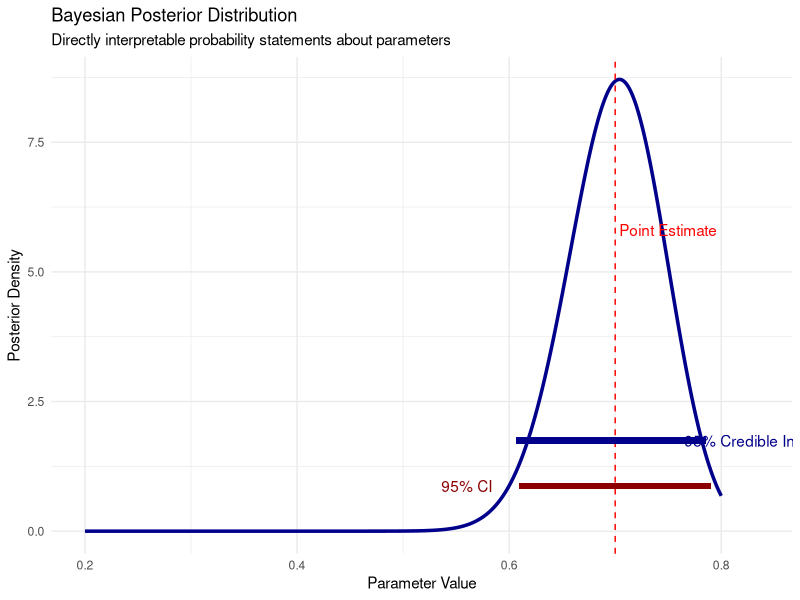
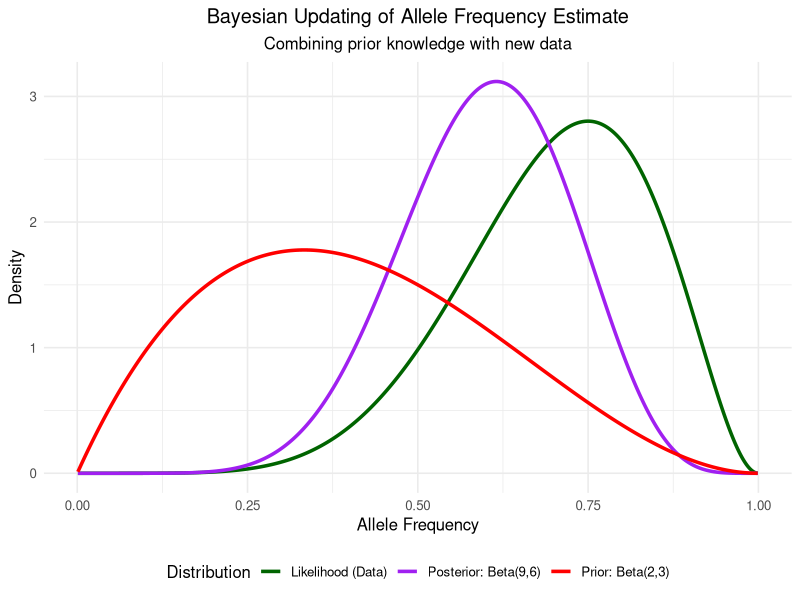
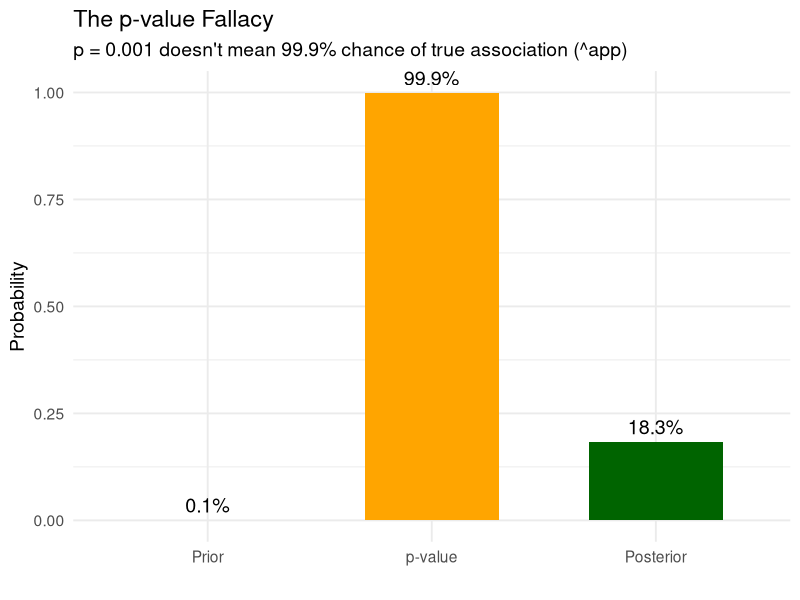
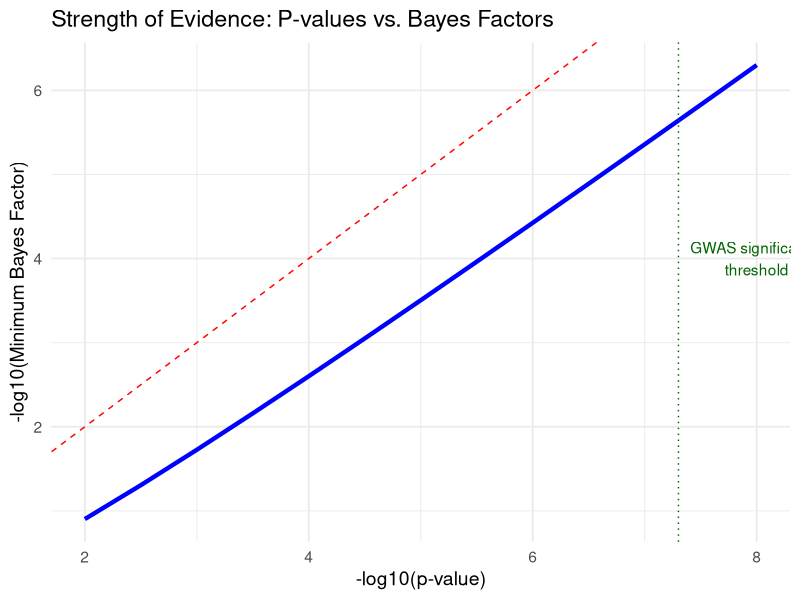
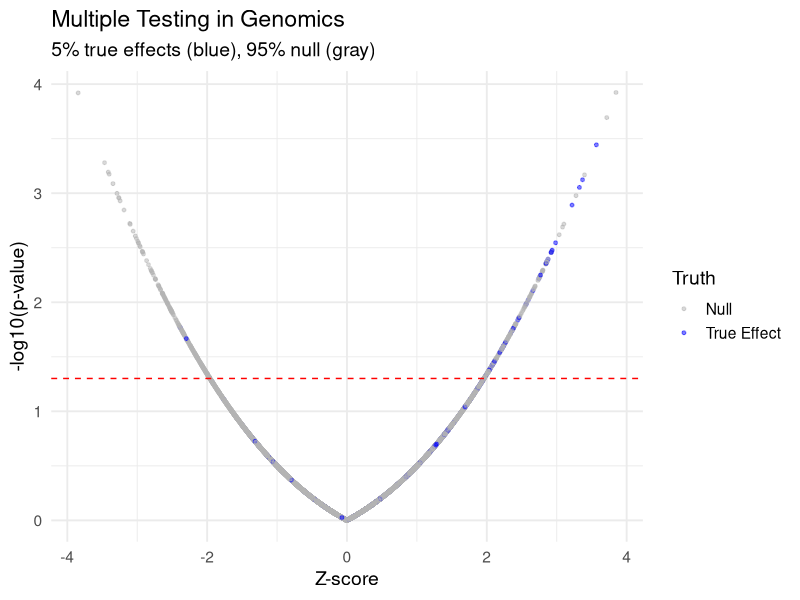
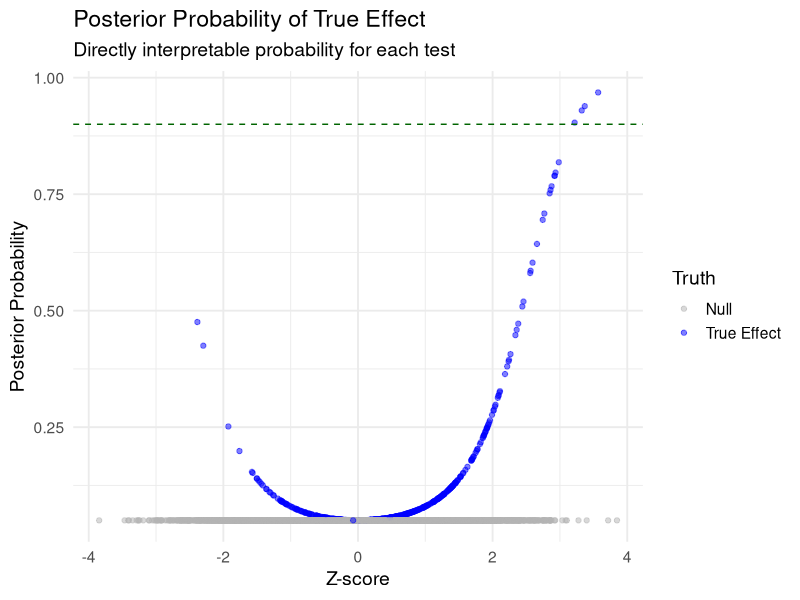
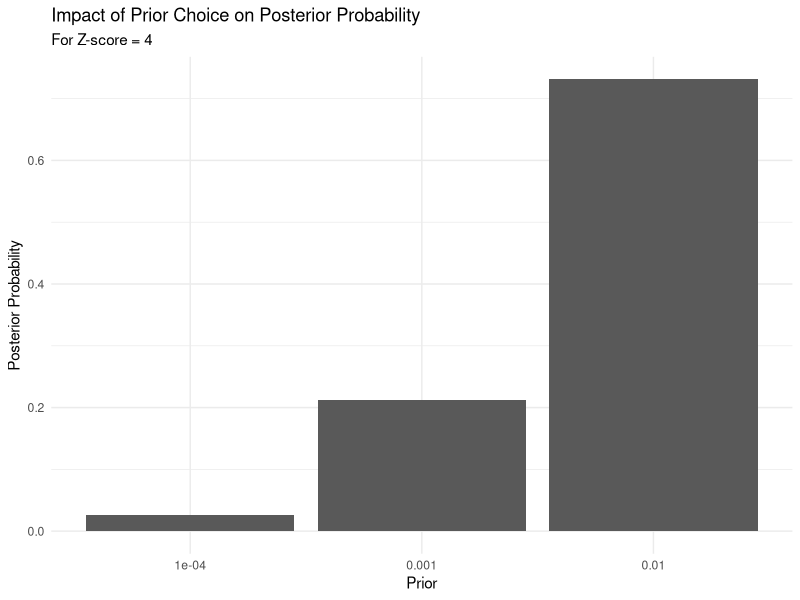
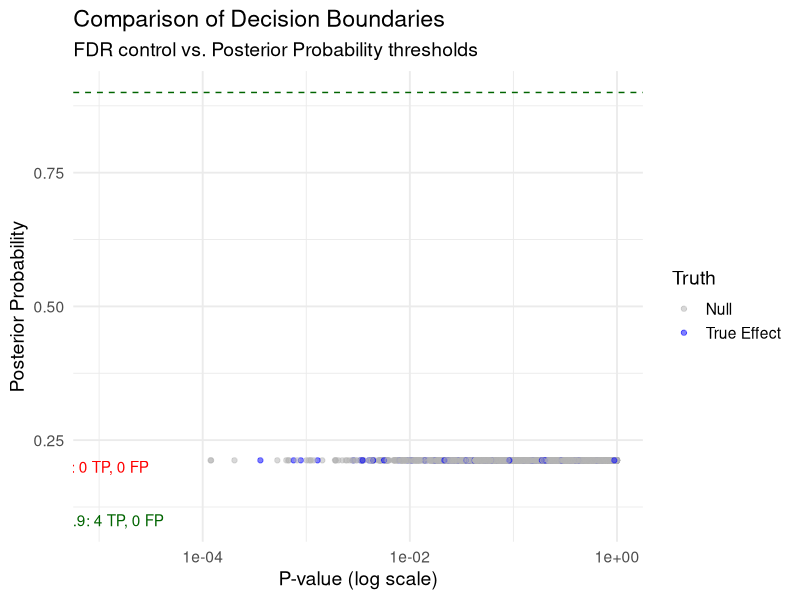

The R script that drew these images, in order:
## ---- chunk 1
# Load necessary packages
library(tidyverse)
library(ggplot2)
library(reshape2)
library(viridis)
library(gtools)     # For Dirichlet distribution
library(gridExtra)  # For arranging plots

# Set a clean theme for all plots
theme_set(theme_minimal(base_size = 12) + 
          theme(plot.title = element_text(hjust = 0.5),
                plot.subtitle = element_text(hjust = 0.5)))

# Set seed for reproducibility
set.seed(42)
## ---- chunk 2
# Create example data for frequentist vs Bayesian comparison
x <- seq(0.2, 0.8, length = 1000)

# Bayesian posterior (beta distribution)
post_y <- dbeta(x, 70, 30)

# Create data frame for plotting
plot_data <- data.frame(
  x = x,
  y = post_y
)

# Point estimate
point_est <- 0.7
ci_lower <- 0.61
ci_upper <- 0.79
cred_lower <- qbeta(0.025, 70, 30)
cred_upper <- qbeta(0.975, 70, 30)

# Get maximum y value for annotation positioning
max_y_val <- max(plot_data$y)

# Plot
ggplot(plot_data, aes(x = x, y = y)) +
  geom_line(size = 1.2, color = "darkblue") +
  geom_vline(xintercept = point_est, color = "red", linetype = "dashed") +
  geom_segment(aes(x = ci_lower, xend = ci_upper, y = max_y_val/10, yend = max_y_val/10), 
               color = "darkred", size = 2) +
  geom_segment(aes(x = cred_lower, xend = cred_upper, y = max_y_val/5, yend = max_y_val/5), 
               color = "darkblue", size = 2) +
  annotate("text", x = point_est + 0.05, y = max_y_val/1.5, 
           label = "Point Estimate", color = "red") +
  annotate("text", x = ci_lower - 0.05, y = max_y_val/10, 
           label = "95% CI", color = "darkred") +
  annotate("text", x = cred_upper + 0.05, y = max_y_val/5, 
           label = "95% Credible Interval", color = "darkblue") +
  labs(title = "Bayesian Posterior Distribution",
       subtitle = "Directly interpretable probability statements about parameters",
       x = "Parameter Value", 
       y = "Posterior Density") +
  theme_minimal()
## ---- chunk 3
# Create data for three distributions
x <- seq(0.001, 0.999, length = 1000)
prior <- data.frame(x = x, y = dbeta(x, 2, 3), Distribution = "Prior: Beta(2,3)")
likelihood <- data.frame(x = x, y = dbeta(x, 7, 3), Distribution = "Likelihood (Data)")
posterior <- data.frame(x = x, y = dbeta(x, 9, 6), Distribution = "Posterior: Beta(9,6)")

# Combine data
all_distributions <- rbind(prior, likelihood, posterior)

# Plot all three distributions
ggplot(all_distributions, aes(x = x, y = y, color = Distribution)) +
  geom_line(size = 1.2) +
  scale_color_manual(values = c("darkgreen", "purple", "red")) +
  labs(title = "Bayesian Updating of Allele Frequency Estimate",
       subtitle = "Combining prior knowledge with new data",
       x = "Allele Frequency", 
       y = "Density") +
  theme(legend.position = "bottom")
## ---- chunk 4
# Parameters
prior_prob <- 1/1000  # Prior probability of true association
p_value <- 0.001      # Observed p-value

# Convert p-value to z-score
z <- qnorm(p_value/2, lower.tail = FALSE)

# Calculate Bayes factor (approximate)
bf <- exp(z^2/2)

# Calculate posterior probability
posterior <- (prior_prob * bf) / (prior_prob * bf + (1 - prior_prob))

# Create data for visualization
df <- data.frame(
  Stage = factor(c("Prior", "p-value", "Posterior"), 
                levels = c("Prior", "p-value", "Posterior")),
  Probability = c(prior_prob, 1-p_value, posterior),
  Label = c(paste0(round(prior_prob*100, 2), "%"), 
           paste0(round((1-p_value)*100, 1), "%"), 
           paste0(round(posterior*100, 1), "%"))
)

# Create plot
ggplot(df, aes(x = Stage, y = Probability)) +
  geom_bar(stat = "identity", fill = c("lightblue", "orange", "darkgreen"), width = 0.6) +
  geom_text(aes(label = Label), vjust = -0.5, size = 5) +
  ylim(0, 1) +
  labs(title = "The p-value Fallacy",
       subtitle = "p = 0.001 doesn't mean 99.9% chance of true association (^app)",
       x = "", y = "Probability") +
  theme_minimal(base_size = 14)
## ---- chunk 5
# Create data
p_values <- 10^seq(-8, -2, 0.5)
log10_p <- -log10(p_values)
min_bf <- -exp(1) * p_values * log(p_values)
log10_min_bf <- -log10(min_bf)

# Create plot data
plot_data <- data.frame(
  log10_p = log10_p,
  log10_min_bf = log10_min_bf
)

# Plot
ggplot(plot_data, aes(x = log10_p, y = log10_min_bf)) +
  geom_line(size = 1.5, color = "blue") +
  geom_abline(slope = 1, intercept = 0, linetype = "dashed", color = "red") +
  geom_vline(xintercept = -log10(5e-8), linetype = "dotted", color = "darkgreen") +
  annotate("text", x = 8, y = 4, label = "GWAS significance\nthreshold", color = "darkgreen") +
  labs(title = "Strength of Evidence: P-values vs. Bayes Factors",
       x = "-log10(p-value)",
       y = "-log10(Minimum Bayes Factor)") +
  theme_minimal(base_size = 14)
## ---- chunk 6
# Create illustration of multiple testing
set.seed(123)

# Parameters
n_tests <- 10000
pi1 <- 0.05  # Proportion of true effects
effect_size <- 0.5

# Generate true status
is_true <- rbinom(n_tests, 1, pi1)
n_true <- sum(is_true)

# Generate z-scores
z_scores <- rnorm(n_tests, mean = is_true * effect_size, sd = 1)
p_values <- 2 * pnorm(-abs(z_scores))

# Calculate posterior probabilities (simplified)
bf <- exp(0.5 * z_scores^2 * is_true)  # Simplified Bayes factor
post_prob <- (pi1 * bf) / (pi1 * bf + (1 - pi1))

# Apply Benjamini-Hochberg procedure
p_ordered <- order(p_values)
fdr_threshold <- 0.1
bh_significant <- rep(FALSE, n_tests)
for (i in 1:n_tests) {
  if (p_values[p_ordered[i]] <= fdr_threshold * i / n_tests) {
    bh_significant[p_ordered[i]] <- TRUE
  } else {
    break
  }
}

# Define high posterior probability
high_post <- post_prob > 0.9

# Create data for plotting
plot_data <- data.frame(
  z_score = z_scores,
  p_value = p_values,
  is_true = factor(is_true),
  bh_significant = factor(bh_significant),
  high_post = factor(high_post)
)

# Plot
library(ggplot2)
ggplot(plot_data, aes(x = z_score, y = -log10(p_value), color = is_true)) +
  geom_point(alpha = 0.5, size = 1) +
  geom_hline(yintercept = -log10(0.05), linetype = "dashed", color = "red") +
  scale_color_manual(values = c("0" = "gray70", "1" = "blue"),
                    labels = c("Null", "True Effect"),
                    name = "Truth") +
  labs(title = "Multiple Testing in Genomics",
       subtitle = paste0("5% true effects (blue), 95% null (gray)"),
       x = "Z-score", 
       y = "-log10(p-value)") +
  theme_minimal(base_size = 14)
## ---- chunk 7
# Plot posterior probabilities
ggplot(plot_data, aes(x = z_score)) +
  geom_point(aes(y = post_prob, color = is_true), alpha = 0.5) +
  geom_hline(yintercept = 0.9, linetype = "dashed", color = "darkgreen") +
  scale_color_manual(values = c("0" = "gray70", "1" = "blue"),
                    labels = c("Null", "True Effect"),
                    name = "Truth") +
  labs(title = "Posterior Probability of True Effect",
       subtitle = "Directly interpretable probability for each test",
       x = "Z-score", 
       y = "Posterior Probability") +
  theme_minimal(base_size = 14)
## ---- chunk 8
# Parameters
z = 4
prior = 1/1000
sigma2 = 4

# Likelihoods
null_like = dnorm(z, 0, 1)         # = 0.0001334
alt_like = dnorm(z, 0, sqrt(1+4))  # = 0.0037

# Bayes Factor
BF = alt_like/null_like            # ≈ 27.7

# Posterior
post_odds = BF * prior/(1-prior)   # ≈ 0.0277
post_prob = post_odds/(1+post_odds) # ≈ 0.027 (2.7%)
## ---- chunk 9
# Function to calculate posterior for different priors
calc_posterior <- function(z, prior, sigma2) {
  null_like = dnorm(z, 0, 1)
  alt_like = dnorm(z, 0, sqrt(1+sigma2))
  BF = alt_like/null_like
  post_odds = BF * prior/(1-prior)
  post_odds/(1+post_odds)
}

# Compare different priors
priors = c(1/10000, 1/1000, 1/100)
z = 4
results = sapply(priors, function(p) calc_posterior(z, p, 4))

# Plot results
ggplot() +
  geom_col(aes(x=factor(priors), y=results)) +
  labs(x="Prior", y="Posterior Probability",
       title="Impact of Prior Choice on Posterior Probability",
       subtitle="For Z-score = 4") +
  theme_minimal()
## ---- chunk 10
# Create data frame for decisions
decisions <- data.frame(
  z_score = z_scores,
  p_value = p_values,
  is_true = factor(is_true),
  BH_Decision = factor(ifelse(bh_significant, "Significant", "Not Significant")),
  Bayes_Decision = factor(ifelse(post_prob > 0.9, "High PP", "Low PP"))
)

# Count results
bh_true_pos <- sum(bh_significant & is_true == 1)
bh_false_pos <- sum(bh_significant & is_true == 0)
bh_false_neg <- sum(!bh_significant & is_true == 1)

bayes_true_pos <- sum(high_post & is_true == 1)
bayes_false_pos <- sum(high_post & is_true == 0)
bayes_false_neg <- sum(!high_post & is_true == 1)

# Plot
ggplot(decisions, aes(x = p_value, y = post_prob, color = is_true)) +
  geom_point(alpha = 0.5) +
  geom_vline(xintercept = max(p_values[bh_significant]), linetype = "dashed", color = "red") +
  geom_hline(yintercept = 0.9, linetype = "dashed", color = "darkgreen") +
  scale_color_manual(values = c("0" = "gray70", "1" = "blue"),
                    labels = c("Null", "True Effect"),
                    name = "Truth") +
  scale_x_log10() +
  annotate("text", x = 1e-5, y = 0.2, label = paste0("BH: ", bh_true_pos, " TP, ", bh_false_pos, " FP"), color = "red") +
  annotate("text", x = 1e-5, y = 0.1, label = paste0("PP>0.9: ", bayes_true_pos, " TP, ", bayes_false_pos, " FP"), color = "darkgreen") +
  labs(title = "Comparison of Decision Boundaries",
       subtitle = "FDR control vs. Posterior Probability thresholds",
       x = "P-value (log scale)", 
       y = "Posterior Probability") +
  theme_minimal(base_size = 14)
## ---- chunk 11
# Create example data for three approaches
set.seed(123)

# Number of groups
n_groups <- 20
true_effects <- rnorm(n_groups, 0, 0.3)  # True underlying effects
sample_sizes <- sample(c(5, 10, 20, 30, 50), n_groups, replace = TRUE)  # Sample sizes per group

# Generate observed data
observed_effects <- rnorm(n_groups, true_effects, 1/sqrt(sample_sizes))
observed_se <- 1/sqrt(sample_sizes)

# Calculate estimates under different approaches
# 1. No pooling (MLE)
no_pooling <- observed_effects

# 2. Complete pooling
complete_pooling <- rep(mean(observed_effects), n_groups)

# 3. Partial pooling (simplified hierarchical model)
# Estimate variance components
tau_sq <- max(0, var(observed_effects) - mean(1/sample_sizes))
shrinkage_factor <- tau_sq / (tau_sq + 1/sample_sizes)
partial_pooling <- complete_pooling + shrinkage_factor * (observed_effects - complete_pooling)

# Create data frame for plotting
plot_data <- data.frame(
  Group = factor(rep(1:n_groups, 4)),
  Estimate = c(true_effects, no_pooling, complete_pooling, partial_pooling),
  Method = factor(rep(c("True", "No Pooling", "Complete Pooling", "Hierarchical"), each = n_groups),
                levels = c("True", "No Pooling", "Complete Pooling", "Hierarchical"))
)

# Plot
library(ggplot2)
ggplot(plot_data, aes(x = Group, y = Estimate, color = Method, group = Method)) +
  geom_point(size = 3) +
  geom_line(linetype = "dashed") +
  scale_color_manual(values = c("True" = "black", "No Pooling" = "red", "Complete Pooling" = "blue", "Hierarchical" = "green")) +
  labs(title = "Comparing Estimation Methods",
       subtitle = "Hierarchical models balance between no pooling and complete pooling",
       x = "Group", y = "Effect Estimate") +
  theme_minimal(base_size = 14) +
  theme(legend.position = "bottom")
## ---- chunk 12
# Simulate data to illustrate moderated t-statistics
set.seed(456)

# Parameters
n_genes <- 1000
sample_size <- 4

# True variances from inverse-gamma
true_var <- 1/rgamma(n_genes, shape = 2, rate = 2)

# Observed variances (with sampling error)
observed_var <- true_var * rchisq(n_genes, df = sample_size - 1) / (sample_size - 1)

# Moderated variances (simplified)
prior_df <- 4
prior_var <- 1
post_var <- (observed_var * (sample_size - 1) + prior_var * prior_df) / 
            (sample_size - 1 + prior_df)

# Create data frame for plotting
var_data <- data.frame(
  GeneRank = 1:n_genes,
  TrueVar = sort(true_var),
  ObservedVar = observed_var[order(true_var)],
  ModeratedVar = post_var[order(true_var)]
)

# Plot
ggplot(var_data, aes(x = GeneRank)) +
  geom_line(aes(y = TrueVar, color = "True"), size = 1) +
  geom_line(aes(y = ObservedVar, color = "Observed"), size = 0.5, alpha = 0.5) +
  geom_line(aes(y = ModeratedVar, color = "Moderated"), size = 1) +
  scale_color_manual(values = c("True" = "black", "Observed" = "red", "Moderated" = "blue")) +
  labs(title = "Variance Moderation in Gene Expression Analysis",
       x = "Gene (ranked by true variance)",
       y = "Variance Estimate",
       color = "Method") +
  theme_minimal() +
  theme(legend.position = "bottom")
## ---- chunk 13
#| fig-height: 5
# Create a function to generate conjugate updating visualization
plot_conjugate_updating <- function() {
  # Initial prior
  alpha0 <- 2
  beta0 <- 8
  
  # Data observations (success/failure)
  data <- c(1, 1, 0, 1, 1, 0, 1, 1, 1, 0)
  
  # Create sequence for plotting
  x <- seq(0, 1, length.out = 200)
  
  # Initialize data frame for plotting
  plot_data <- data.frame()
  
  # Initial prior
  prior_y <- dbeta(x, alpha0, beta0)
  plot_data <- rbind(plot_data, data.frame(
    x = x, y = prior_y, 
    step = 0, 
    label = paste0("Prior: Beta(", alpha0, ",", beta0, ")")
  ))
  
  # Update step by step
  alpha <- alpha0
  beta <- beta0
  
  for (i in 1:length(data)) {
    # Update parameters
    if (data[i] == 1) {
      alpha <- alpha + 1
    } else {
      beta <- beta + 1
    }
    
    # Only plot a subset of steps for clarity
    if (i %in% c(1, 3, 5, 10)) {
      posterior_y <- dbeta(x, alpha, beta)
      plot_data <- rbind(plot_data, data.frame(
        x = x, y = posterior_y, 
        step = i, 
        label = paste0("After ", i, " observations: Beta(", alpha, ",", beta, ")")
      ))
    }
  }
  
  # Convert step to factor for proper ordering
  plot_data$step <- factor(plot_data$step, levels = c(0, 1, 3, 5, 10))
  
  # Create plot
  ggplot(plot_data, aes(x = x, y = y, color = step, group = step)) +
    geom_line(size = 1.2) +
    scale_color_brewer(palette = "Set1", 
                      name = "Update Step",
                      labels = c("Prior", "After 1 obs", "After 3 obs", 
                                "After 5 obs", "After 10 obs")) +
    labs(title = "Sequential Updating with Conjugate Prior",
         subtitle = "Beta-Binomial conjugacy for allele frequency estimation",
         x = "Allele Frequency", 
         y = "Density") +
    theme(legend.position = "bottom")
}

# Generate the plot
plot_conjugate_updating()
## ---- chunk 14
#| fig-height: 5
# Create a visualization of Beta-Binomial for allele frequencies
set.seed(123)

# Parameters
true_af <- 0.3
n_samples <- 20
n_reads_per_sample <- 30

# Generate data
genotypes <- rbinom(n_samples, 2, true_af)
read_counts <- rbinom(n_samples, n_reads_per_sample, genotypes/2)
total_alt <- sum(read_counts)
total_reads <- n_samples * n_reads_per_sample

# Create data for plotting
x <- seq(0, 1, length.out = 200)

# Different priors
priors <- list(
  "Flat" = c(1, 1),
  "Informative" = c(10, 20),
  "Incorrect" = c(20, 5)
)

# Create data frame for plotting
plot_data <- data.frame()

for (prior_name in names(priors)) {
  prior_params <- priors[[prior_name]]
  alpha_prior <- prior_params[1]
  beta_prior <- prior_params[2]
  
  # Prior
  prior_y <- dbeta(x, alpha_prior, beta_prior)
  
  # Posterior
  alpha_post <- alpha_prior + total_alt
  beta_post <- beta_prior + total_reads - total_alt
  posterior_y <- dbeta(x, alpha_post, beta_post)
  
  # Add to data frame
  plot_data <- rbind(plot_data, 
                    data.frame(
                      x = x,
                      y = prior_y,
                      Distribution = "Prior",
                      Prior = prior_name
                    ),
                    data.frame(
                      x = x,
                      y = posterior_y,
                      Distribution = "Posterior",
                      Prior = prior_name
                    ))
}

# Add true value line
plot_data$Distribution <- factor(plot_data$Distribution, 
                               levels = c("Prior", "Posterior"))

# Create plot
ggplot(plot_data, aes(x = x, y = y, color = Distribution, linetype = Prior)) +
  geom_line(size = 1.2) +
  geom_vline(xintercept = true_af, linetype = "dashed", color = "black") +
  scale_color_manual(values = c("Prior" = "blue", "Posterior" = "red")) +
  labs(title = "Beta-Binomial for Allele Frequency Estimation",
       subtitle = paste0("True AF = ", true_af, ", Observed = ", round(total_alt/total_reads, 3)),
       x = "Allele Frequency", 
       y = "Density") +
  theme(legend.position = "bottom")
## ---- chunk 15
#| fig-height: 5
# Create a visualization of Dirichlet-Multinomial
set.seed(234)

# Function to generate random points from a Dirichlet distribution
rdirichlet_2d <- function(n, alpha) {
  x <- rgamma(n, alpha[1], 1)
  y <- rgamma(n, alpha[2], 1)
  z <- rgamma(n, alpha[3], 1)
  s <- x + y + z
  return(data.frame(x = x/s, y = y/s, z = z/s))
}

# Parameters
prior_alpha <- c(2, 2, 2)  # Symmetric prior
true_props <- c(0.6, 0.3, 0.1)  # True proportions
n_samples <- 50

# Generate data
counts <- rmultinom(1, n_samples, true_props)

# Calculate posterior
posterior_alpha <- prior_alpha + counts

# Generate points for visualization
n_points <- 1000
prior_points <- rdirichlet_2d(n_points, prior_alpha)
posterior_points <- rdirichlet_2d(n_points, posterior_alpha)

# Combine data
prior_points$Distribution <- "Prior"
posterior_points$Distribution <- "Posterior"
all_points <- rbind(prior_points, posterior_points)

# Create ternary plot data
# We'll use a 2D projection since ggtern might not be available
project_ternary <- function(df) {
  # Convert to 2D coordinates
  df$X <- 0.5 * (2 * df$y + df$z) / (df$x + df$y + df$z)
  df$Y <- (sqrt(3)/2) * df$z / (df$x + df$y + df$z)
  return(df)
}

plot_data <- project_ternary(all_points)

# Add true value
true_point <- data.frame(x = true_props[1], y = true_props[2], z = true_props[3],
                        Distribution = "True Value")
true_point <- project_ternary(true_point)

# Create plot
ggplot(plot_data, aes(x = X, y = Y, color = Distribution)) +
  geom_point(alpha = 0.3, size = 1) +
  geom_point(data = true_point, color = "black", size = 5, shape = 8) +
  scale_color_manual(values = c("Prior" = "blue", "Posterior" = "red", "True Value" = "black")) +
  labs(title = "Dirichlet-Multinomial for Multiple Alleles",
       subtitle = paste0("Prior: Dirichlet(", paste(prior_alpha, collapse = ","), 
                       "), Counts: ", paste(counts, collapse = ",")),
       x = "", y = "") +
  theme(legend.position = "bottom",
        axis.text = element_blank(),
        axis.ticks = element_blank()) +
  annotate("text", x = 0, y = 0, label = "A") +
  annotate("text", x = 1, y = 0, label = "B") +
  annotate("text", x = 0.5, y = sqrt(3)/2, label = "C")
## ---- chunk 16
#| fig-height: 6
# Create a simple mixture model visualization
set.seed(123)

# Define mixture parameters
means <- c(-2.5, 1.5)
sds <- c(0.7, 1.2)
weights <- c(0.4, 0.6)

# Generate data from mixture
n_samples <- 1000
component <- sample(1:2, n_samples, replace = TRUE, prob = weights)
x <- rnorm(n_samples, mean = means[component], sd = sds[component])

# Create data frame for histogram
hist_data <- data.frame(x = x, component = factor(component))

# Create data for component densities
x_seq <- seq(-6, 6, length.out = 500)
comp1_density <- weights[1] * dnorm(x_seq, mean = means[1], sd = sds[1])
comp2_density <- weights[2] * dnorm(x_seq, mean = means[2], sd = sds[2])
mixture_density <- comp1_density + comp2_density

density_data <- data.frame(
  x = rep(x_seq, 3),
  y = c(comp1_density, comp2_density, mixture_density),
  Component = factor(rep(c("Component 1", "Component 2", "Mixture"), each = length(x_seq)))
)

# Create plot
ggplot() +
  geom_histogram(data = hist_data, aes(x = x, y = after_stat(density), fill = component), 
                bins = 50, alpha = 0.5, position = "identity") +
  geom_line(data = density_data, aes(x = x, y = y, color = Component), size = 1.2) +
  scale_fill_manual(values = c("lightblue", "lightgreen"), name = "True Component") +
  scale_color_manual(values = c("blue", "darkgreen", "red")) +
  labs(title = "Gaussian Mixture Model",
       subtitle = "Two underlying subpopulations create a complex distribution",
       x = "Value", 
       y = "Density") +
  theme(legend.position = "bottom")
## ---- chunk 17
#| fig-height: 6
# Simplified EM visualization
set.seed(789)

# Generate data from a mixture of two Gaussians
n <- 200
true_means <- c(-2, 2)
true_sds <- c(0.8, 0.8)
true_weights <- c(0.4, 0.6)

z <- sample(1:2, n, replace = TRUE, prob = true_weights)
x <- rnorm(n, mean = true_means[z], sd = true_sds[z])

# Create data for visualization
iterations <- c("Initial", "Iteration 1", "Iteration 3", "Final")
means1 <- c(-1, -1.5, -1.8, -2.0)
means2 <- c(1, 1.4, 1.8, 2.0)
sds1 <- c(1.2, 1.0, 0.9, 0.8)
sds2 <- c(1.2, 1.0, 0.9, 0.8)
weights1 <- c(0.5, 0.45, 0.42, 0.4)
weights2 <- c(0.5, 0.55, 0.58, 0.6)

# Create data frame for plotting
plot_data <- data.frame()
x_seq <- seq(-5, 5, length.out = 200)

for (i in 1:length(iterations)) {
  # Component 1
  comp1 <- data.frame(
    x = x_seq,
    y = weights1[i] * dnorm(x_seq, mean = means1[i], sd = sds1[i]),
    Component = "Component 1",
    Iteration = iterations[i]
  )
  
  # Component 2
  comp2 <- data.frame(
    x = x_seq,
    y = weights2[i] * dnorm(x_seq, mean = means2[i], sd = sds2[i]),
    Component = "Component 2",
    Iteration = iterations[i]
  )
  
  # Mixture
  mixture <- data.frame(
    x = x_seq,
    y = comp1$y + comp2$y,
    Component = "Mixture",
    Iteration = iterations[i]
  )
  
  plot_data <- rbind(plot_data, comp1, comp2, mixture)
}

# Create histogram data
hist_data <- data.frame(x = x, Iteration = "Data")

# Create plot
ggplot() +
  # Add histogram for data
  geom_histogram(data = hist_data, aes(x = x, y = after_stat(density)), 
                bins = 30, fill = "gray80", color = "black", alpha = 0.5) +
  # Add component and mixture densities
  geom_line(data = plot_data, 
           aes(x = x, y = y, color = Component, group = interaction(Component, Iteration)),
           size = 1) +
  # Facet by iteration
  facet_wrap(~ Iteration, ncol = 2) +
  # Customize colors
  scale_color_manual(values = c("Component 1" = "blue", "Component 2" = "green", "Mixture" = "red")) +
  # Add labels
  labs(title = "EM Algorithm Convergence",
       subtitle = "Mixture model fit improves with each iteration",
       x = "Value", 
       y = "Density") +
  theme_minimal() +
  theme(legend.position = "bottom")
## ---- chunk 18
#| fig-height: 6
# Create a visualization of population structure
set.seed(456)

# Number of individuals and populations
n_ind <- 60
n_pop <- 3

# Create admixture proportions
# First 20 individuals mostly from pop1, etc.
admixture <- matrix(0, nrow = n_ind, ncol = n_pop)
for (i in 1:n_ind) {
  if (i <= 20) {
    admixture[i,] <- c(0.8, 0.1, 0.1) + rnorm(3, 0, 0.05)
  } else if (i <= 40) {
    admixture[i,] <- c(0.1, 0.8, 0.1) + rnorm(3, 0, 0.05)
  } else {
    admixture[i,] <- c(0.1, 0.1, 0.8) + rnorm(3, 0, 0.05)
  }
  # Ensure proportions are positive and sum to 1
  admixture[i,] <- pmax(admixture[i,], 0)
  admixture[i,] <- admixture[i,] / sum(admixture[i,])
}

# Create data frame for plotting
admix_df <- data.frame(
  Individual = rep(1:n_ind, n_pop),
  Population = factor(rep(paste0("Pop", 1:n_pop), each = n_ind)),
  Proportion = c(admixture)
)

# Create barplot
ggplot(admix_df, aes(x = Individual, y = Proportion, fill = Population)) +
  geom_col(width = 1) +
  scale_fill_brewer(palette = "Set1") +
  labs(title = "Population Structure as a Mixture Model",
       subtitle = "Each individual is a mixture of ancestral populations",
       x = "Individual", 
       y = "Ancestry Proportion") +
  theme(axis.text.x = element_blank(),
        axis.ticks.x = element_blank())
## ---- chunk 19
#| fig-height: 6
#| fig-width: 6
#| echo: false
#| warning: false
#| message: false

library(ggplot2)
library(viridis)
library(patchwork)

set.seed(567)

n_ind <- 100
n_pop <- 3
n_markers <- 20

pop_freqs <- matrix(rbeta(n_pop * n_markers, 0.5, 0.5), nrow = n_pop)

# Create ancestry proportions
q <- matrix(0, nrow = n_ind, ncol = n_pop)
q[1:40, 1] <- rbeta(40, 10, 1)
q[41:70, 2] <- rbeta(30, 10, 1)
q[71:100, 3] <- rbeta(30, 10, 1)
q <- t(apply(q + 0.05, 1, function(x) x / sum(x)))

# Dataframes
q_df <- data.frame(
  Individual = rep(1:n_ind, n_pop),
  Population = factor(rep(paste0("Pop", 1:n_pop), each = n_ind)),
  Proportion = as.vector(q)
)

freq_df <- data.frame(
  Population = factor(rep(paste0("Pop", 1:n_pop), each = n_markers)),
  Marker = factor(rep(paste0("M", 1:n_markers), times = n_pop)),
  Frequency = c(pop_freqs)
)

# Plots
p1 <- ggplot(q_df, aes(x = Individual, y = Population, fill = Proportion)) +
  geom_tile() +
  scale_fill_viridis() +
  labs(title = "Ancestry Proportions",
       subtitle = "Each individual's genetic ancestry",
       x = "Individual", y = "Ancestral Population") +
  theme_minimal(base_size = 10) +
  theme(axis.text.x = element_blank(), axis.ticks.x = element_blank())

p2 <- ggplot(freq_df, aes(x = Marker, y = Population, fill = Frequency)) +
  geom_tile() +
  scale_fill_viridis() +
  labs(title = "Population Allele Frequencies",
       subtitle = "Each population's genetic profile",
       x = "Genetic Marker", y = "Ancestral Population") +
  theme_minimal(base_size = 10)

p1 / p2  # patchwork layout
## ---- chunk 20
# Create visualization of effect size mixtures
set.seed(789)

# Parameters
n_variants <- 500
pi0 <- 0.95  # Proportion of null effects

# Generate true effects
is_null <- rbinom(n_variants, 1, pi0)
true_effects <- rep(0, n_variants)
true_effects[is_null == 0] <- rnorm(sum(is_null == 0), 0, 0.5)

# Add noise to create observed effects
observed_effects <- true_effects + rnorm(n_variants, 0, 0.2)

# Create data frame for plotting
effect_df <- data.frame(
  Variant = 1:n_variants,
  TrueEffect = true_effects,
  ObservedEffect = observed_effects,
  IsNull = factor(is_null)
)

# Plot
ggplot(effect_df, aes(x = ObservedEffect, fill = IsNull)) +
  geom_histogram(bins = 40, alpha = 0.7, position = "identity") +
  scale_fill_manual(values = c("red", "gray70"), 
                   labels = c("Causal", "Null"),
                   name = "Variant Type") +
  labs(title = "Mixture of Effect Sizes in GWAS",
       subtitle = "Most variants have no effect (null)",
       x = "Observed Effect Size", 
       y = "Count") +
  theme_minimal() +
  theme(legend.position = "bottom")
## ---- chunk 21
#| fig-height: 6
# Create a visualization of multivariate effects
set.seed(345)

# Parameters
n_effects <- 200
n_conditions <- 4

# Create different effect patterns
patterns <- list(
  "Shared" = rep(1, n_conditions),
  "Condition1" = c(1, 0, 0, 0),
  "Condition2" = c(0, 1, 0, 0),
  "Conditions1&2" = c(1, 1, 0, 0),
  "Conditions3&4" = c(0, 0, 1, 1)
)

# Assign effects to patterns
n_per_pattern <- n_effects / length(patterns)
true_effects <- matrix(0, nrow = n_effects, ncol = n_conditions)
colnames(true_effects) <- paste0("Condition", 1:n_conditions)

current_idx <- 1
for (p in 1:length(patterns)) {
  pattern_name <- names(patterns)[p]
  pattern <- patterns[[p]]
  
  for (i in 1:n_per_pattern) {
    effect_size <- rnorm(1, 0, 0.5)
    true_effects[current_idx, ] <- pattern * effect_size
    current_idx <- current_idx + 1
  }
}

# Add noise to create observed effects
observed_effects <- true_effects + matrix(rnorm(n_effects * n_conditions, 0, 0.2),
                                        nrow = n_effects)

# Select a few examples for visualization
example_indices <- c(5, 45, 85, 125, 165)  # One from each pattern
example_data <- data.frame(
  Effect = rep(paste0("Effect", example_indices), each = n_conditions),
  Condition = rep(paste0("Condition", 1:n_conditions), times = length(example_indices)),
  TrueEffect = c(t(true_effects[example_indices, ])),
  ObservedEffect = c(t(observed_effects[example_indices, ]))
)

# Reshape for plotting
example_long <- reshape2::melt(example_data, 
                             id.vars = c("Effect", "Condition"),
                             variable.name = "EffectType",
                             value.name = "Value")

# Create plot
ggplot(example_long, aes(x = Condition, y = Value, color = EffectType, group = EffectType)) +
  geom_point(size = 3) +
  geom_line(size = 1) +
  facet_wrap(~ Effect, ncol = 3) +
  scale_color_manual(values = c("TrueEffect" = "blue", "ObservedEffect" = "red"),
                    labels = c("True Effect", "Observed Effect")) +
  labs(title = "Multivariate Effect Patterns",
       subtitle = "mash identifies and leverages these patterns",
       x = "", 
       y = "Effect Size",
       color = "") +
  theme(legend.position = "bottom")
## ---- chunk 22
# Simulate data for model averaging
set.seed(123)

# Generate data
x <- seq(0, 10, length.out = 20)
y_true <- 2 + 0.5*x - 0.03*x^2
y <- y_true + rnorm(length(x), 0, 1)
data <- data.frame(x = x, y = y)

# Define models
# M1: Linear
# M2: Quadratic
# M3: Cubic

# Fit models
fit1 <- lm(y ~ x, data = data)
fit2 <- lm(y ~ x + I(x^2), data = data)
fit3 <- lm(y ~ x + I(x^2) + I(x^3), data = data)

# Calculate BIC values
bic1 <- BIC(fit1)
bic2 <- BIC(fit2)
bic3 <- BIC(fit3)

# Convert to approximate posterior probabilities (using BIC approximation)
bic_min <- min(bic1, bic2, bic3)
post_prob1 <- exp(-0.5 * (bic1 - bic_min))
post_prob2 <- exp(-0.5 * (bic2 - bic_min))
post_prob3 <- exp(-0.5 * (bic3 - bic_min))
total <- post_prob1 + post_prob2 + post_prob3
post_prob1 <- post_prob1 / total
post_prob2 <- post_prob2 / total
post_prob3 <- post_prob3 / total

# Generate predictions
x_new <- seq(-1, 12, length.out = 100)
pred1 <- predict(fit1, newdata = data.frame(x = x_new), se.fit = TRUE)
pred2 <- predict(fit2, newdata = data.frame(x = x_new), se.fit = TRUE)
pred3 <- predict(fit3, newdata = data.frame(x = x_new), se.fit = TRUE)

# Create BMA prediction (weighted average)
pred_bma <- post_prob1 * pred1$fit + post_prob2 * pred2$fit + post_prob3 * pred3$fit
# Simplified variance calculation (not exact but illustrative)
var_bma <- post_prob1 * (pred1$se.fit^2) + post_prob2 * (pred2$se.fit^2) + post_prob3 * (pred3$se.fit^2) + 
           post_prob1 * (pred1$fit - pred_bma)^2 + post_prob2 * (pred2$fit - pred_bma)^2 + post_prob3 * (pred3$fit - pred_bma)^2

# Create plot data
plot_data <- data.frame(
  x = x,
  y = y
)

pred_data <- data.frame(
  x = rep(x_new, 4),
  y = c(pred1$fit, pred2$fit, pred3$fit, pred_bma),
  lower = c(pred1$fit - 1.96 * pred1$se.fit, 
            pred2$fit - 1.96 * pred2$se.fit,
            pred3$fit - 1.96 * pred3$se.fit,
            pred_bma - 1.96 * sqrt(var_bma)),
  upper = c(pred1$fit + 1.96 * pred1$se.fit, 
            pred2$fit + 1.96 * pred2$se.fit,
            pred3$fit + 1.96 * pred3$se.fit,
            pred_bma + 1.96 * sqrt(var_bma)),
  Model = factor(rep(c("Linear", "Quadratic", "Cubic", "Model Average"), each = length(x_new)),
                levels = c("Linear", "Quadratic", "Cubic", "Model Average"))
)

# True curve data
true_data <- data.frame(
  x = x_new,
  y = 2 + 0.5*x_new - 0.03*x_new^2
)

# Plot
library(ggplot2)
ggplot() +
  geom_point(data = plot_data, aes(x = x, y = y), alpha = 0.5) +
  geom_line(data = pred_data, aes(x = x, y = y, color = Model), size = 1) +
  geom_line(data = true_data, aes(x = x, y = y), linetype = "dashed", color = "black") +
  geom_ribbon(data = pred_data, aes(x = x, ymin = lower, ymax = upper, fill = Model), alpha = 0.2) +
  scale_color_brewer(palette = "Set1") +
  scale_fill_brewer(palette = "Set1") +
  labs(title = "Bayesian Model Averaging",
       subtitle = paste0("Model probabilities: Linear=", round(post_prob1*100), "%, ",
                        "Quadratic=", round(post_prob2*100), "%, ",
                        "Cubic=", round(post_prob3*100), "%"),
       x = "X", y = "Y") +
  theme_minimal(base_size = 14) +
  theme(legend.position = "bottom")
## ---- chunk 23
# Create BMA for fine-mapping visualization
set.seed(234)

# Create simulated data for a fine-mapping example
n_variants <- 20
r2_matrix <- matrix(0.9, n_variants, n_variants)
diag(r2_matrix) <- 1
for(i in 1:n_variants) {
  for(j in 1:n_variants) {
    r2_matrix[i,j] <- 0.9^abs(i-j)
  }
}

# True causal variants
causal_idx <- c(5, 12)

# Generate z-scores based on LD
z_scores <- rnorm(n_variants, 0, 0.2)
z_scores[causal_idx] <- rnorm(length(causal_idx), 4, 0.5)
z_scores <- z_scores + rnorm(n_variants, 0, 0.5)  # Add noise

# Convert to p-values
p_values <- 2 * pnorm(-abs(z_scores))

# Calculate approximate Bayes factors
bf <- exp(z_scores^2/2 - 1)

# Simplified FINEMAP-like calculation
# We'll create just a few candidate models for illustration
models <- list(
  model1 = c(5),        # Just variant 5
  model2 = c(12),       # Just variant 12
  model3 = c(5, 12),    # Both 5 and 12
  model4 = c(4, 5),     # 4 and 5
  model5 = c(11, 12)    # 11 and 12
)

# Calculate posterior odds for each model (simplified)
prior_odds <- c(0.1, 0.1, 0.05, 0.05, 0.05)  # Prior model probabilities
post_odds <- rep(1, length(models))

for(i in 1:length(models)) {
  post_odds[i] <- prior_odds[i] * prod(bf[models[[i]]])
}
post_probs <- post_odds / sum(post_odds)

# Calculate marginal inclusion probabilities for each variant
pip <- rep(0, n_variants)
for(i in 1:length(models)) {
  pip[models[[i]]] <- pip[models[[i]]] + post_probs[i]
}

# Create data for plotting
finemap_data <- data.frame(
  Variant = 1:n_variants,
  Z_score = z_scores,
  P_value = p_values,
  PIP = pip,
  Causal = 1:n_variants %in% causal_idx
)

# Plot
ggplot(finemap_data) +
  geom_point(aes(x = Variant, y = -log10(P_value)), color = "blue", size = 3) +
  geom_point(aes(x = Variant, y = PIP), color = "red", size = 3) +
  geom_vline(xintercept = causal_idx, linetype = "dashed", color = "darkgreen") +
  scale_y_continuous(
    name = "-log10(p-value)",
    sec.axis = sec_axis(~., name = "Posterior Inclusion Probability")
  ) +
  labs(title = "Bayesian Fine-Mapping with Model Averaging",
       subtitle = "Green dashed lines indicate true causal variants",
       x = "Variant Position") +
  theme_minimal(base_size = 14) +
  annotate("text", x = 3, y = 0.8, label = "PIPs (red)", color = "red") +
  annotate("text", x = 3, y = 0.7, label = "P-values (blue)", color = "blue")
## ---- chunk 24
# Create data for model selection vs BMA comparison
set.seed(345)

# Generate some data with model uncertainty
n <- 50
x <- seq(-3, 3, length.out = n)
true_y <- 2 + 0.2*x^2 + 0.1*sin(x*pi)
y <- true_y + rnorm(n, 0, 0.5)

# Fit multiple models
fit1 <- lm(y ~ x)                   # Linear
fit2 <- lm(y ~ x + I(x^2))          # Quadratic
fit3 <- lm(y ~ x + I(x^2) + I(x^3)) # Cubic
fit4 <- lm(y ~ sin(pi*x) + cos(pi*x)) # Trigonometric

# Calculate BIC
bic_values <- c(BIC(fit1), BIC(fit2), BIC(fit3), BIC(fit4))
best_model_idx <- which.min(bic_values)
best_model <- c("Linear", "Quadratic", "Cubic", "Trigonometric")[best_model_idx]

# Convert to posterior probabilities
bic_min <- min(bic_values)
post_probs <- exp(-0.5 * (bic_values - bic_min))
post_probs <- post_probs / sum(post_probs)

# Create plot data for model comparison
x_grid <- seq(-4, 4, length.out = 200)
pred1 <- predict(fit1, newdata = data.frame(x = x_grid))
pred2 <- predict(fit2, newdata = data.frame(x = x_grid))
pred3 <- predict(fit3, newdata = data.frame(x = x_grid))
pred4 <- predict(fit4, newdata = data.frame(x = x_grid))

# BMA prediction
pred_bma <- pred1 * post_probs[1] + pred2 * post_probs[2] + pred3 * post_probs[3] + pred4 * post_probs[4]

# True values
true_grid <- 2 + 0.2*x_grid^2 + 0.1*sin(x_grid*pi)

# Plot data
plot_data <- data.frame(
  x = rep(x_grid, 6),
  y = c(pred1, pred2, pred3, pred4, pred_bma, true_grid),
  Model = factor(rep(c("Linear", "Quadratic", "Cubic", "Trigonometric", "BMA", "True"), each = length(x_grid)),
                levels = c("Linear", "Quadratic", "Cubic", "Trigonometric", "BMA", "True"))
)

# Original data
orig_data <- data.frame(x = x, y = y)

# Plot
ggplot() +
  geom_point(data = orig_data, aes(x = x, y = y), alpha = 0.4) +
  geom_line(data = plot_data, aes(x = x, y = y, color = Model, size = Model, linetype = Model)) +
  scale_color_manual(values = c("Linear" = "blue", "Quadratic" = "green", "Cubic" = "purple", "Trigonometric" = "orange",
                               "BMA" = "red", "True" = "black")) +
  scale_size_manual(values = c("Linear" = 0.7, "Quadratic" = 0.7, "Cubic" = 0.7, "Trigonometric" = 0.7,
                              "BMA" = 1.2, "True" = 1.2)) +
  scale_linetype_manual(values = c("Linear" = "solid", "Quadratic" = "solid", "Cubic" = "solid", "Trigonometric" = "solid",
                                  "BMA" = "solid", "True" = "dashed")) +
  labs(title = "Model Selection vs. Model Averaging",
       subtitle = paste0("Model probabilities: Linear=", round(post_probs[1]*100), "%, ",
                         "Quadratic=", round(post_probs[2]*100), "%, ",
                         "Cubic=", round(post_probs[3]*100), "%, ",
                         "Trig=", round(post_probs[4]*100), "%"),
       x = "X", y = "Y") +
  theme_minimal(base_size = 14) +
  theme(legend.position = "bottom")
## ---- chunk 25
#| fig-height: 6
# Create a visualization of Bayesian meta-analysis
set.seed(678)

# Parameters
n_studies <- 8
true_effect <- 0.3
heterogeneity <- 0.1

# Generate study-specific effects
study_effects <- rnorm(n_studies, true_effect, heterogeneity)

# Make one study an outlier
study_effects[n_studies] <- -0.2

# Generate observed effects and standard errors
sample_sizes <- round(runif(n_studies, 100, 500))
standard_errors <- 1 / sqrt(sample_sizes)
observed_effects <- rnorm(n_studies, study_effects, standard_errors)

# Create data frame for forest plot
meta_df <- data.frame(
  Study = paste0("Study ", 1:n_studies),
  Effect = observed_effects,
  SE = standard_errors,
  LowerCI = observed_effects - 1.96 * standard_errors,
  UpperCI = observed_effects + 1.96 * standard_errors
)

# Add meta-analysis results
# 1. Fixed effects
fixed_weights <- 1 / standard_errors^2
fixed_effect <- sum(fixed_weights * observed_effects) / sum(fixed_weights)
fixed_se <- sqrt(1 / sum(fixed_weights))

# 2. Random effects (simplified)
tau2 <- max(0, (sum(fixed_weights * (observed_effects - fixed_effect)^2) - (n_studies - 1)) / 
             (sum(fixed_weights) - sum(fixed_weights^2) / sum(fixed_weights)))
random_weights <- 1 / (standard_errors^2 + tau2)
random_effect <- sum(random_weights * observed_effects) / sum(random_weights)
random_se <- sqrt(1 / sum(random_weights))

# 3. Bayesian robust (simplified - downweights outliers)
robust_weights <- 1 / (standard_errors^2 + tau2 + 0.1 * (observed_effects - random_effect)^2)
robust_effect <- sum(robust_weights * observed_effects) / sum(robust_weights)
robust_se <- sqrt(1 / sum(robust_weights))

# Add to data frame
meta_results <- data.frame(
  Study = c("Fixed Effects", "Random Effects", "Bayesian Robust"),
  Effect = c(fixed_effect, random_effect, robust_effect),
  SE = c(fixed_se, random_se, robust_se),
  LowerCI = c(fixed_effect - 1.96 * fixed_se, 
             random_effect - 1.96 * random_se,
             robust_effect - 1.96 * robust_se),
  UpperCI = c(fixed_effect + 1.96 * fixed_se, 
             random_effect + 1.96 * random_se,
             robust_effect + 1.96 * robust_se)
)

# Combine data
plot_df <- rbind(
  meta_df,
  meta_results
)

# Add a grouping variable
plot_df$Group <- ifelse(plot_df$Study %in% meta_results$Study, "Meta-Analysis", "Individual Studies")
plot_df$Group <- factor(plot_df$Group, levels = c("Individual Studies", "Meta-Analysis"))

# Order studies
plot_df$Study <- factor(plot_df$Study, 
                      levels = c(paste0("Study ", 1:n_studies), "Fixed Effects", "Random Effects", "Bayesian Robust"))

# Create forest plot
ggplot(plot_df, aes(x = Effect, y = Study, color = Group)) +
  geom_vline(xintercept = 0, linetype = "dashed", color = "gray") +
  geom_vline(xintercept = true_effect, linetype = "dotted", color = "darkgreen") +
  geom_point(aes(size = 1/SE)) +
  geom_errorbarh(aes(xmin = LowerCI, xmax = UpperCI), height = 0.2) +
  scale_color_manual(values = c("Individual Studies" = "blue", "Meta-Analysis" = "red")) +
  scale_size_continuous(guide = "none") +
  labs(title = "Bayesian Meta-Analysis",
       subtitle = "Green dotted line shows true effect; note how Bayesian robust method handles outlier",
       x = "Effect Size", 
       y = "") +
  theme(legend.position = "bottom")
## ---- chunk 26
# Simulate an adaptive trial
set.seed(42)

# Parameters
true_effect <- 0.15  # 15% improvement
max_patients <- 500
interim_points <- seq(100, max_patients, by = 100)
success_threshold <- 0.95

# Generate mock data and posterior probabilities
patients <- seq(10, max_patients, by = 10)
superiority_probs <- c(0.51, 0.55, 0.60, 0.64, 0.67, 0.70, 
                      0.73, 0.75, 0.78, 0.80, 0.82, 0.84,
                      0.85, 0.87, 0.88, 0.89, 0.90, 0.91,
                      0.92, 0.93, 0.94, 0.94, 0.95, 0.95,
                      0.96, 0.96, 0.97, 0.97, 0.97, 0.97,
                      0.97, 0.98, 0.98, 0.98, 0.98, 0.98,
                      0.98, 0.98, 0.98, 0.98, 0.99, 0.99,
                      0.99, 0.99, 0.99, 0.99, 0.99, 0.99, 0.99, 0.99)

# Plot
plot(patients, superiority_probs, type="l", lwd=2, col="blue",
     main="Bayesian Adaptive Trial Simulation",
     xlab="Number of Patients Enrolled",
     ylab="P(Treatment > Control)",
     ylim=c(0.5, 1))
abline(h=success_threshold, lty=2, col="red")
text(max_patients*0.8, success_threshold+0.02, 
     "Superiority Threshold (95%)", col="red")

# Mark stopping point
stopping_point <- min(which(superiority_probs >= success_threshold))
points(patients[stopping_point], superiority_probs[stopping_point], 
       col="green", pch=19, cex=2)
text(patients[stopping_point]+50, superiority_probs[stopping_point], 
     paste("Trial stops after", patients[stopping_point], "patients"))
## ---- chunk 27
#| fig-height: 6
# Create a visualization of Bayesian fine-mapping
set.seed(456)

# Parameters
n_snps <- 50
causal_idx <- 25

# Create correlation structure (LD)
pos <- 1:n_snps
ld_matrix <- exp(-abs(outer(pos, pos, "-")) / 10)

# Generate true effects (only one causal variant)
true_effects <- rep(0, n_snps)
true_effects[causal_idx] <- 0.5

# Generate observed effects based on LD
observed_effects <- as.vector(ld_matrix %*% true_effects + rnorm(n_snps, 0, 0.1))

# Calculate p-values
p_values <- 2 * pnorm(-abs(observed_effects))

# Calculate Bayes factors (simplified)
bayes_factors <- exp(observed_effects^2 / 2)

# Calculate posterior probabilities (assuming 1/n_snps prior)
prior <- 1/n_snps
posterior_probs <- (prior * bayes_factors) / sum(prior * bayes_factors)

# Create data frame for plotting
fine_map_df <- data.frame(
  SNP = 1:n_snps,
  Position = pos,
  ObservedEffect = observed_effects,
  PValue = p_values,
  PosteriorProb = posterior_probs,
  Causal = (1:n_snps == causal_idx)
)

# Calculate 95% credible set
sorted_idx <- order(posterior_probs, decreasing = TRUE)
cumulative_prob <- cumsum(posterior_probs[sorted_idx])
credible_set <- sorted_idx[cumulative_prob <= 0.95]
fine_map_df$InCredibleSet <- (1:n_snps %in% credible_set)

# Create plot
ggplot(fine_map_df, aes(x = Position)) +
  geom_point(aes(y = -log10(PValue), color = "P-value"), size = 3, alpha = 0.7) +
  geom_point(aes(y = PosteriorProb * 10, color = "Posterior"), size = 3, alpha = 0.7) +
  geom_vline(xintercept = pos[causal_idx], linetype = "dashed", color = "red") +
  geom_rect(data = subset(fine_map_df, InCredibleSet),
            aes(xmin = Position - 0.4, xmax = Position + 0.4, 
                ymin = 0, ymax = -0.2),
            fill = "darkgreen", alpha = 0.3) +
  scale_color_manual(values = c("P-value" = "blue", "Posterior" = "darkgreen"),
                    name = "Measure") +
  scale_y_continuous(
    name = "-log10(p-value)",
    sec.axis = sec_axis(~./10, name = "Posterior Probability")
  ) +
  annotate("text", x = n_snps * 0.8, y = 1, 
           label = "95% Credible Set", color = "darkgreen") +
  labs(title = "Bayesian Fine-Mapping vs. P-values",
       subtitle = "Green bars indicate 95% credible set; red line is true causal variant",
       x = "Genomic Position") +
  theme_minimal() +
  theme(legend.position = "bottom")
